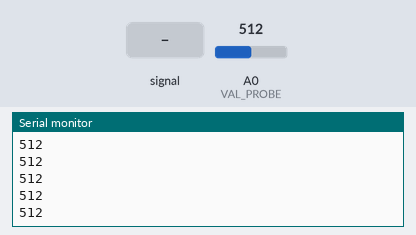
Bench run of a sketch on a simulated Arduino Uno, built with avr-gcc and run on an emulated ATmega328P. On the bench: the last lines printed to the serial monitor. The inputs (shaded band) are chosen by the test bench; at power-on: A0 (VAL_PROBE) = 512.

Above: at 1.2 s.
1.3 s: A0 (VAL_PROBE) fed a 200 Hz sine of ±81 counts around its level
At 1.31 s:
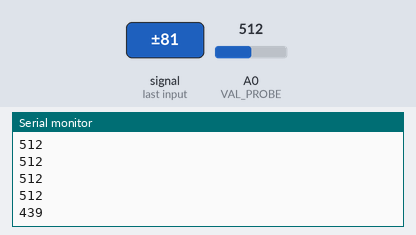
2.8 s: A0 (VAL_PROBE) set to 716
At 2.81 s:
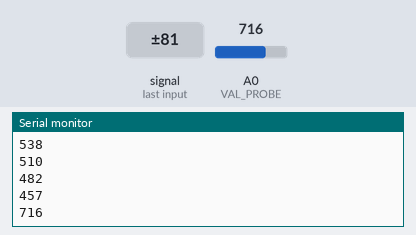
4.3 s: A0 (VAL_PROBE) fed a 1000 Hz sine of ±255 counts around its level
At 4.42 s:
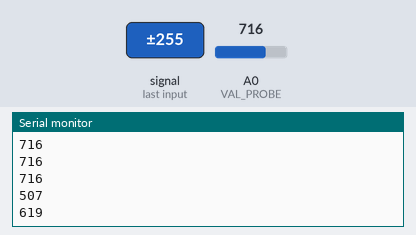
5.8 s: A0 (VAL_PROBE) set to 900
At 5.82 s:
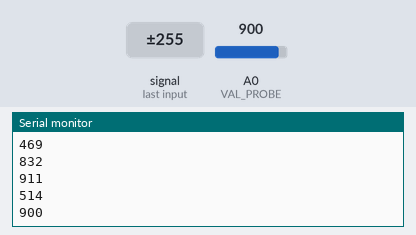
Timing chart, 0 to 8.3 s (numbered marks = the images above; inputs shaded):
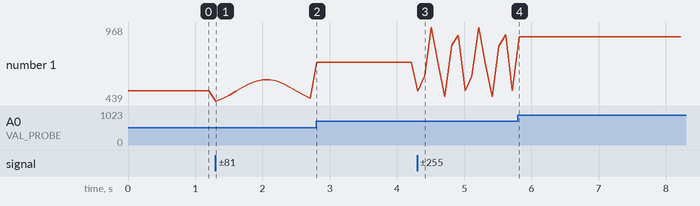

The sketch:

sensore_pioggia.ino
```cpp
const int VAL_PROBE = A0; // Analog pin 0
const int LIVELLO_Pioggia = 250; // la soglia per accendere il LED
void setup() {
     Serial.begin(9600);
     }
void loop() {
     int pioggia = analogRead(VAL_PROBE);
     Serial.println(pioggia);
     delay(100);
}
```

Measured:
- after the input at 1.3 s, the serial monitor: prints a new line at once (image 1)
- after the input at 2.8 s, the serial monitor: prints a new line at once (image 2)
- after the input at 4.3 s, the serial monitor: prints a new line after 0.11 s (image 3)
- after the input at 5.8 s, the serial monitor: prints a new line at once (image 4)
- plotted number 1: 512 → 457 after the input at 1.3 s, 457 → 716 after the input at 2.8 s, 716 → 514 after the input at 4.3 s, 514 → 900 after the input at 5.8 s
